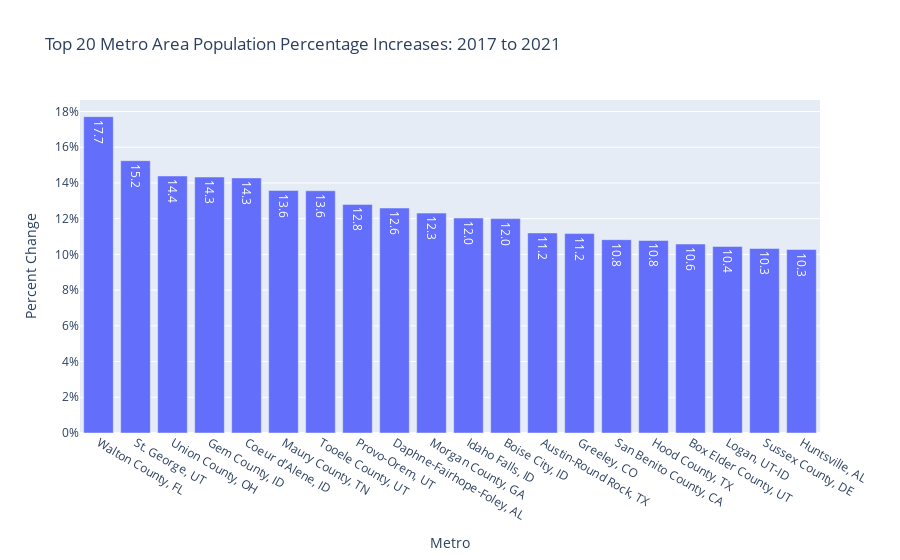

The cell this chart's notebook holds for it:
### Code cell
fig = px.bar(pct_inc_pop,
             x='metro_name',
             y='pct_change',
             text_auto='.3s',
             labels={"pct_change": "Percent Change", "metro_name": "Metro"},
             title="Top 20 Metro Area Population Percentage Increases: 2017 to 2021",
             height=600)

fig.update_yaxes(ticksuffix="%")

fig.show()

### Figure 1 — Plotly figure (JSON) as saved in the notebook; plotly's stock layout.template omitted (floating-point values rounded to 4 significant figures)
{"data": [{"alignmentgroup": "True", "hovertemplate": "Metro=%{x}<br>Percent Change=%{y}<extra></extra>", "legendgroup": "", "marker": {"color": "#636efa", "pattern": {"shape": ""}}, "name": "", "offsetgroup": "", "orientation": "v", "showlegend": false, "textposition": "auto", "texttemplate": "%{y:.3s}", "type": "bar", "x": ["Walton County, FL", "St. George, UT", "Union County, OH", "Gem County, ID", "Coeur d'Alene, ID", "Maury County, TN", "Tooele County, UT", "Provo-Orem, UT", "Daphne-Fairhope-Foley, AL", "Morgan County, GA", "Idaho Falls, ID", "Boise City, ID", "Austin-Round Rock, TX", "Greeley, CO", "San Benito County, CA", "Hood County, TX", "Box Elder County, UT", "Logan, UT-ID", "Sussex County, DE", "Huntsville, AL"], "xaxis": "x", "y": [17.71, 15.25, 14.39, 14.33, 14.28, 13.58, 13.56, 12.8, 12.6, 12.31, 12.04, 12.0, 11.2, 11.16, 10.83, 10.78, 10.58, 10.44, 10.33, 10.27], "yaxis": "y"}], "layout": {"autosize": true, "barmode": "relative", "legend": {"tracegroupgap": 0}, "title": {"text": "Top 20 Metro Area Population Percentage Increases: 2017 to 2021"}, "xaxis": {"anchor": "y", "autorange": true, "domain": [0, 1], "range": [-0.5, 19.5], "title": {"text": "Metro"}, "type": "category"}, "yaxis": {"anchor": "x", "autorange": true, "domain": [0, 1], "range": [0, 18.64], "ticksuffix": "%", "title": {"text": "Percent Change"}, "type": "linear"}}}
